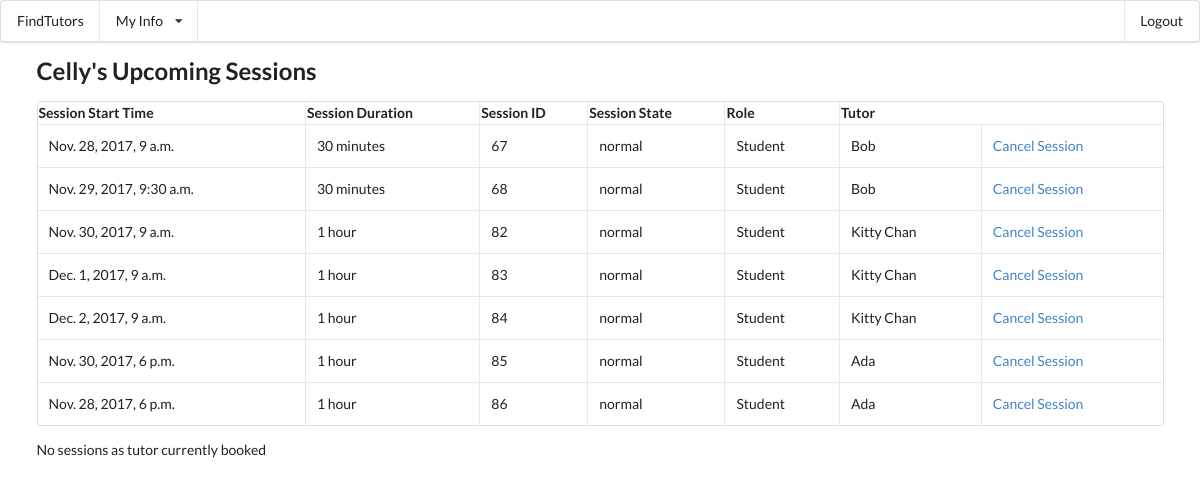
/main/upcomingSessions (signed in), run on the app's committed database.
### mainApp/models.py (models this page shows, shortened)
class Student(models.Model):
	user = models.OneToOneField(User, on_delete=models.CASCADE)
	phoneNumber=models.CharField(max_length=10)
	photo_url=models.CharField(max_length=30)
	def __str__ (self):
		return self.user.first_name

class Session(models.Model):
	coupon_used=models.BooleanField()
	session_datetime=models.DateTimeField()
	state=models.CharField(max_length=10,default='normal')#cancelled/normal/ended/locked
	review_state=models.CharField(max_length=10,default='empty')#complete
	session_student=models.ForeignKey(Student)
	session_tutor=models.ForeignKey(Tutor)

class Tutor(models.Model):
	phoneNumber=models.CharField(max_length=10)
	photo_url=models.CharField(max_length=30)
	user = models.OneToOneField(User, on_delete=models.CASCADE)
	tutor_type=models.CharField(max_length=8,default="Private")#Contract/Private
	university=models.CharField(max_length=60)
	teach_course_code=models.ManyToManyField(SubjectCode)
	subject_tag=models.CharField(max_length=60)
	hourly_rate=models.IntegerField(default=100)
	introduction=models.TextField(default="I love programming")
	activated=models.BooleanField(default=True)#profiles show to public or not
	avg_review=models.IntegerField(default=-1)
	def __str__ (self):
		return self.user.first_name

### mainApp/views.py (the view)
@login_required
def viewUpcomingSessions(request):
	this_student = request.user.student
	student_sessions = this_student.session_set.filter(state__in=['locked','normal'])
	tutor_sessions=request.user.tutor.session_set.filter(state__in=['locked','normal']).order_by('session_datetime') if hasattr(request.user,'tutor') and request.user.tutor.session_set.exists() else None
	context = {'student_sessions': student_sessions, 'this_student': this_student,'tutor_sessions':tutor_sessions}
	return render(request,'mainApp/viewUpcomingSessions.html',context)

### mainApp/templates/mainApp/viewUpcomingSessions.html (shortened to what this page needs)
{% extends "mainApp/base.html" %}
{% block content %}
<h2>{{this_student}}'s Upcoming Sessions</h2>
{% if student_sessions %}
<table cellspacing="20" class="ui celled table">
	<tr>
		<th>
			Session Start Time
		</th>
		<th>
			Session Duration
		</th>
		<th>
			Session ID
		</th>
		<th>
			Session State
		</th>
		<th>
			Role
		</th>
		<th>
			Tutor
		</th>
	</tr>
	{% for session in student_sessions %}
	<tr>
		<td>
			<p>{{session.session_datetime}}</p>
		</td>
		<td>
			<p>{% if session.session_tutor.tutor_type == 'Contract' %}30 minutes {% else %} 1 hour {% endif %}</p>
		</td>
		<td>
			<p>{{session.id}}</p>
		</td>
		<td>
			<p>{{session.state}}</p>
		</td>
		<td>
			Student
		</td>
		<td>
			<p>{{session.session_tutor}} {{session_tutor.phoneNumber}}</p>
		<td>
			<a href="cancelSession/{{session.id}}">Cancel Session</a>
		</td>
	</tr>
	{% endfor %}
</table>
{% else %}
	<p>No sessions as student currently booked</p>
{% endif %}
{% if tutor_sessions %}
<table cellspacing="20" class="ui celled table">
	<tr>
		<th>
			Session Start Time
		</th>
		<th>
			Session Duration
		</th>
		<th>
			Session ID
		</th>
		<th>
			Session State
		</th>
		<th>
			Role
		</th>
		<th>
			Student
		</th>
	</tr>
	{% for session2 in tutor_sessions %}
	<tr>
		<td>
			<p>{{session2.session_datetime}}</p>
		</td>
		<td>
			<p>{% if session2.session_tutor.tutor_type == 'Contract' %}30 minutes {% else %} 1 hour {% endif %}</p>
		</td>
		<td>
			<p>{{session2.id}}</p>
		</td>
		<td>
			<p>{{session2.state}}</p>
		</td>
		<td>
			Tutor
		</td>
		<td>
			<p>{{session2.session_student}}
		<td>
			Unavailable
		</td>
	</tr>
	{% endfor %}
</table>
{% else %}
	<p>No sessions as tutor currently booked</p>
{% endif %}
{% endblock %}

### data on the page
Student: user.first_name "Celly"
Session: session_datetime "Nov. 28, 2017, 9 a.m.", shows "30 minutes", id "67", state "normal", session_tutor "Bob"
Session: session_datetime "Nov. 29, 2017, 9:30 a.m.", shows "30 minutes", id "68", state "normal", session_tutor "Bob"
Session: session_datetime "Nov. 30, 2017, 9 a.m.", shows "1 hour", id "82", state "normal", session_tutor "Kitty Chan"
Session: session_datetime "Dec. 1, 2017, 9 a.m.", shows "1 hour", id "83", state "normal", session_tutor "Kitty Chan"
Session: session_datetime "Dec. 2, 2017, 9 a.m.", shows "1 hour", id "84", state "normal", session_tutor "Kitty Chan"
Session: session_datetime "Nov. 30, 2017, 6 p.m.", shows "1 hour", id "85", state "normal", session_tutor "Ada"
Session: session_datetime "Nov. 28, 2017, 6 p.m.", shows "1 hour", id "86", state "normal", session_tutor "Ada"
